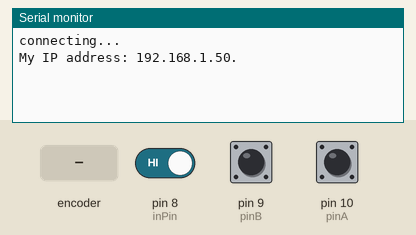
Recording of a sketch running on a simulated Arduino Uno, built with avr-gcc and run on an emulated ATmega328P. Parts: the last lines printed to the serial monitor. The test bench sets the inputs (shaded band); at power-on: pin 8 (inPin) HIGH, pin 9 (pinB) HIGH, pin 10 (pinA) HIGH. WiFi joins after 1.5 s; servers stay silent unless stated; uploads are accepted with an empty reply.

Above: at 3.7 s.
3.8 s: rotary encoder on pin 10 (pinA) / pin 9 (pinB) turned 1 step (first pin leading)
At 5.1 s:
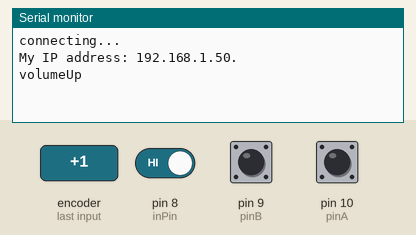
5.5 s: pin 8 (inPin) driven LOW
At 6.5 s:
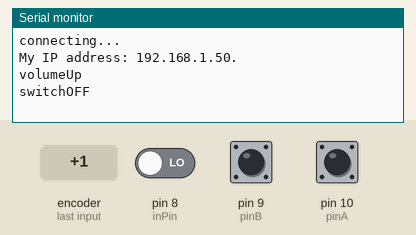
7.0 s: rotary encoder on pin 10 (pinA) / pin 9 (pinB) turned 2 steps (second pin leading)
At 7.5 s:
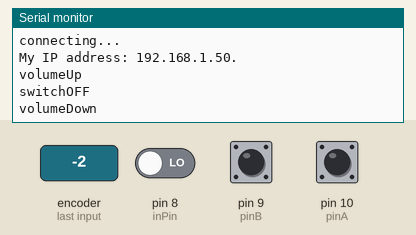
8.9 s: pin 8 (inPin) driven HIGH
At 10.3 s:
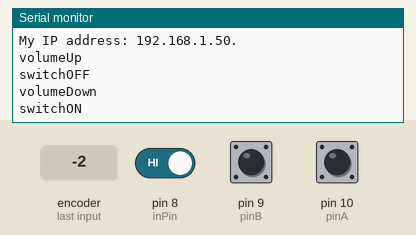

Measured:
- after the input at 3.8 s, the serial monitor: prints a new line at once (image 1)
- after the input at 5.5 s, the serial monitor: prints a new line at once (image 2)
- after the input at 7.0 s, the serial monitor: prints a new line at once (image 3)
- after the input at 8.9 s, the serial monitor: prints a new line at once (image 4)

The sketch:

denon_arduino.ino
```cpp
#include <Ethernet.h>
#include <SPI.h>

byte mac[] = { 0x90,0xA2,0xDA,0x00,0x55,0x8D};
EthernetClient client;

int inPin = 8;
int state = HIGH;

char denonIP[ ] = "192.168.1.157";

// Setting up the counter
int reading = 0;

// Timing for polling the encoder
unsigned long currentTime;
unsigned long lastTime;


// Pin definitions
const int pinA = 10;
const int pinB = 9;

// Storing the readings
boolean encA;
boolean encB;
boolean lastA = false;

void setup() {
  // set the two pins as inputs with internal pullups
  pinMode(pinA, INPUT_PULLUP);
  pinMode(pinB, INPUT_PULLUP);
  pinMode(inPin, INPUT);

  // Set up the timing of the polling
  currentTime = millis();
  lastTime = currentTime;
  // Start the serial monitor for debugging
  Serial.begin(9600);

  Ethernet.begin(mac);
  delay(1000);
  Serial.println("connecting...");

  // print your local IP address:
  Serial.print("My IP address: ");
  for (byte thisByte = 0; thisByte < 4; thisByte++) {
    // print the value of each byte of the IP address:
    Serial.print(Ethernet.localIP()[thisByte], DEC);
    Serial.print(".");
  }
  Serial.println();
}

void volumeUp(){

  Serial.println("volumeUp");
  if (client.connect(denonIP,80)) {
      client.println("GET /goform/formiPhoneAppDirect.xml?MVUP HTTP/1.1");
      client.println("Connection: close");
      client.println();
    }

  if (client.connected()) {
     client.stop();
  }
}

void volumeDown(){

  Serial.println("volumeDown");
  if (client.connect(denonIP,80)) {
      client.println("GET /goform/formiPhoneAppDirect.xml?MVDOWN HTTP/1.1");
      client.println("Connection: close");
      client.println();
    }

  if (client.connected()) {
     client.stop();
  }
}

void switchON(){
  Serial.println("switchON");
  if (client.connect(denonIP,80)) {
      client.println("GET /goform/formiPhoneAppPower.xml?1+PowerOn HTTP/1.1");
      client.println("Connection: close");
      client.println();
    }

  if (client.connected()) {
     client.stop();
  }
}

void switchOFF(){
  Serial.println("switchOFF");
  if (client.connect(denonIP,80)) {
      client.println("GET /goform/formiPhoneAppPower.xml?1+PowerStandby HTTP/1.1");
      client.println("Connection: close");
      client.println();
    }

  if (client.connected()) {
     client.stop();
  }
}

void loop()
{

   reading = digitalRead(inPin);

   if (reading != state){
     if (reading==HIGH){
       switchON();
       delay(1000);
     }else{
       switchOFF();
       delay(1000);
     }
     state = reading;
   }

  // Read elapsed time
  currentTime = millis();
  // Check if it's time to read
  if(currentTime >= (lastTime + 5))
  {
    // read the two pins
    encA = digitalRead(pinA);
    encB = digitalRead(pinB);
    // check if A has gone from high to low
    if ((!encA) && (lastA))
    {
      // check if B is high
      if (encB)
      {
          volumeUp();
      }
      else
      {
          volumeDown();
      }
    }
    // store reading of A and millis for next loop
    lastA = encA;
    lastTime = currentTime;

  }

}
```
